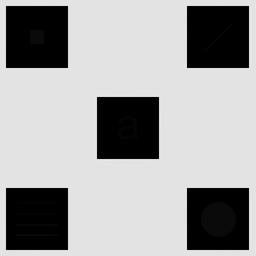
#> input picture lab3/Q3_3.tif, 256 x 256 px, shrunk from 512 x 512 before the run
$ python local_hist_equ.py
#> lines starting #> are read from the running program, lines starting #| are printed output that depends on the picture
import numpy as np
import matplotlib.pyplot as plt
from PIL import Image
import time
def hist_equ(img_flat,bins):
    bins_arr = np.arange(bins + 1)
    # generate histogram
    histogram_in_data, histogram_in_index = np.histogram(img_flat, bins=bins_arr)
    # print(histogram_in_data)

    # history equ
    # histogram Normalized
    histogram_in_data_normalized = histogram_in_data / np.sum(histogram_in_data)
    # historygram_accumulation
    histogram_in_data_accumulated = np.round(np.add.accumulate(histogram_in_data_normalized) * bins)
    # plt.plot(histogram_in_data_accumulated)
    # plt.show()


    img_after_hist_equ = histogram_in_data_accumulated[img_flat]


    return histogram_in_data_accumulated, img_after_hist_equ


def local_hist_equ_11812418(input_image):
    # Insert code here
    img = Image.open(input_image)
    img_arr = np.asarray(img)
    img_flat = img_arr.flatten() #flatten image to 1D array
    bins = 256


    input_img_hist_after_hist_equ, input_img_after_hist_equ = hist_equ(img_flat, bins)
    plt.hist(input_img_after_hist_equ,256)
    plt.show()
    print(input_img_after_hist_equ)
    # #print for test
    # img_new_arr = np.reshape(input_img_after_hist_equ, img_arr.shape)
    # ouput_image = Image.fromarray(img_new_arr.astype(np.uint8))
    # ouput_image.save("output/0311-1.tif")


    return ()

def local_hist_equ(in_img, m_size):
    """
    Implement the local histogram equalization to the input images Q3_3.tif
    """
#> called with in_img = 'Q3_3.tif', m_size = 2
    img = Image.open(in_img)
#> img is the input picture: PIL image 256x256 L; min 0, max 231, mean 160.7
    in_img = np.asarray(img)
    row, col = in_img.shape
#> row = 256; col = 256
    out_img = np.zeros(in_img.shape, int)

    bin_num = 256
    bins = range(bin_num + 1)
    for i in list(range(0, row - m_size, m_size)) + [row - m_size - 1]:
        # i = min(i, row - m_size)
        for j in list(range(0, col - m_size, m_size)) + [col - m_size - 1]:
            # j = min(j, col - m_size)
            local_img = in_img[i:i + m_size, j:j + m_size]
            local_hist, _ = np.histogram(local_img.flat, bins=bins, density=True)
            s = np.array([(bin_num - 1) * np.sum(local_hist[:k + 1]) for k in range(bin_num)])
            out_img[i:i + m_size, j:j + m_size] = np.array([s[r] for r in local_img], int).reshape((m_size, m_size))
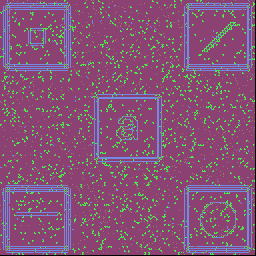
#> out_img: shape (256, 256) int64; 5 distinct labels, from 0 to 255; one colour per label, 0 black


    return out_img


# local_hist_equ_11812418("Q3_3.tif")
start_time = time.time()
out_img2 = local_hist_equ("Q3_3.tif",2)
ouput_image = Image.fromarray(out_img2.astype(np.uint8))
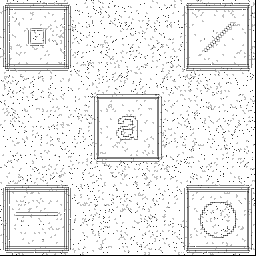
#> ouput_image: PIL image 256x256 L; min 0, max 255, mean 235.9
print("--- %s seconds ---" % (time.time() - start_time))
ouput_image.save("output/0311-2.tif")

$ run again, with lab3/Q3_2.tif copied over lab3/Q3_3.tif
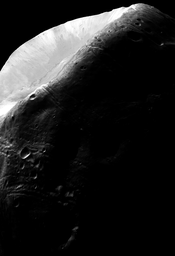
#> input picture lab3/Q3_2.tif, 175 x 256 px, shrunk from 683 x 1000 before the run
#> in local_hist_equ, img is the input picture: PIL image 175x256 L; min 0, max 255, mean 31.8
#> after the loop in local_hist_equ, `for i in list(range(0, row - m_size, m_size)) + [row - m_size - 1]:`:
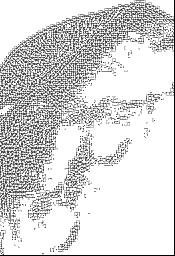
#> out_img: shape (256, 175) int64; min 0, max 255, mean 215.1

$ run again, with lab3/Q3_4.tif copied over lab3/Q3_3.tif
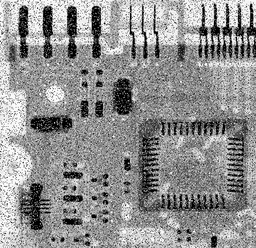
#> input picture lab3/Q3_4.tif, 256 x 248 px, shrunk from 455 x 440 before the run
#> in local_hist_equ, img is the input picture: PIL image 256x248 L; min 0, max 255, mean 144.3
#> after the loop in local_hist_equ, `for i in list(range(0, row - m_size, m_size)) + [row - m_size - 1]:`:
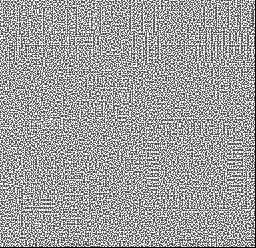
#> out_img: shape (248, 256) int64; min 0, max 255, mean 159.2
